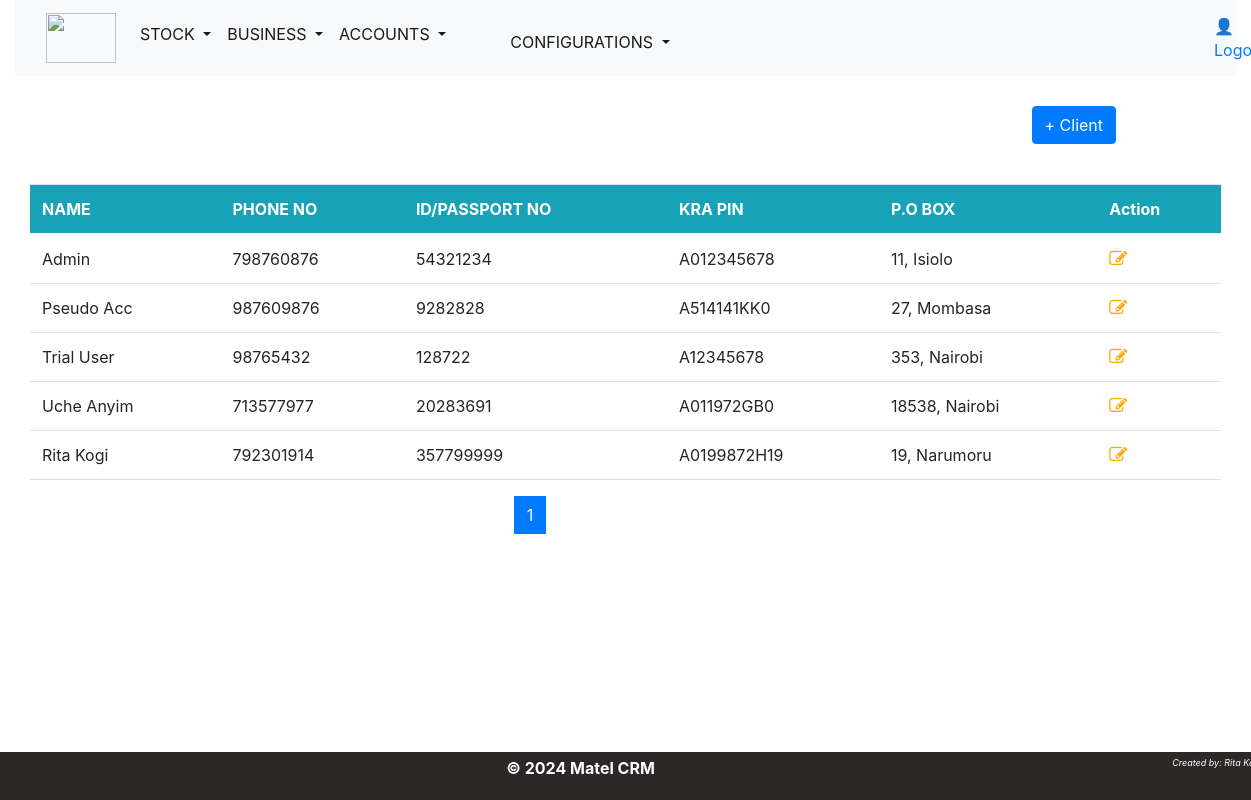
The page /prospectslist/ on the database its author committed.
### clients/models.py (models this page shows, shortened)
class Prospects(models.Model):
    name=models.CharField(max_length=150)
    phoneno=models.PositiveIntegerField(default=None)
    idno=models.PositiveIntegerField(default=None)
    krapin=models.CharField(max_length=150)
    pobox= models.CharField(max_length=150, default='NONE')

### clients/views.py (the view)
# urls.py: path('prospectslist/', views.prospects_list, name='prospectslist'),
def prospects_list(request):
    template= 'clients/prospects.html'
    prospectlists = Prospects.objects.all().order_by('-id')
    page=Paginator(prospectlists,7)
    page_list=request.GET.get('page')
    page = page.get_page(page_list)
    context={
        'page':page,
        }
    return render(request,template , context)

### clients/templates/clients/prospects.html (shortened to what this page needs)
{% extends 'base.html' %}
{% load crispy_forms_tags %}
{% block content %}
<div class="row my-4">
    <div class="row" style="margin-bottom: 1rem;">
        <div class="col-md-4">
        </div>
        <div class="col-md-6">
        </div>
            <div class="col-md-2">
                <div class="row" style="margin-top:0.35em;">
                    <a href="{% url 'clients:addprospect' %}">
                        <button type="submit" class="btn btn-primary" >+ Client</button>
                    </a>
                </div>
            </div>
    </div>
    </div>
    <div class="col-md-12">
        <table class="table bg-white">
            <thead class="bg-info text-white">
                <tr>
                    <th scope="col">NAME</th>
                    <th scope="col">PHONE NO</th>
                    <th scope="col">ID/PASSPORT NO</th>
                    <th scope="col">KRA PIN</th>
                    <th scope="col">P.O BOX</th>
                    <th scope="col">Action</th>
                </tr>
            </thead>
            <tbody>
                {% for n in page.object_list %}
                <tr>
                    <td>{{ n.name|capfirst }}</td>
                    <td>{{ n.phoneno}}</td>
                    <td>{{ n.idno }}</td>
                    <td>{{ n.krapin }}</td>
                    <td>{{ n.pobox }}</td>
                    <td><a href="{%url 'clients:updateprospect' n.id%}">
                        <span class="fa fa-edit" style="color: orange; font-size: large;"></span>
                    </a>&nbsp;</td>
                </tr>
                {% endfor %}
            </tbody>
        </table>
    </div>
    <div class="container">
        <div class="row my-6">
            <div class="col-md-4 offset-md-3">
                <nav aria-label="Page navigation example">
                    <ul class="pagination justify-content-center">
                      <li class="page-item">
                        {% for num_page in page.paginator.page_range %} <br>
                        {% if page.number == num_page %}
                        <li class="page-item active" aria-current="page">
                            <a class="page-link"  href="{% url 'clients:prospectslist' %}?page={{num_page}}">{{ num_page }}</a>
                        </li>
                        {% else %}
                        <li class="page-item" aria-current="page">
                            <a class="page-link"  href="{% url 'clients:prospectslist' %}?page={{num_page}}">{{ num_page }}</a>
                        </li>
                        {% endif %} <br>
                        {% endfor %}
                    </ul>
                  </nav>
            </div>
        </div>
       </div>
</div>
{% endblock %}

### assets/css/main.css (style rules this page uses)
body { font-family: "Helvetica", Sans-Serif; background-color: lavenderblush; color: #333; margin: 0; padding: 0; height: 80%; }
.container { width: 100%; margin: 0 auto; }
@media screen and (min-width: 901px) { body { font-size: 18px; } }

### assets/css/inventory.css (style rules this page uses)
body { margin: 0; font-family: 'Arial', sans-serif; background-image: url('/assets/images/background.jpg'); background-size: cover; background-position: fill; background-repeat: no-repeat; height: 100vh; }

### rows shown on the page
Prospects: name "Admin", phoneno "798760876", idno "54321234", krapin "A012345678", pobox "11, Isiolo"
Prospects: name "Pseudo Acc", phoneno "987609876", idno "9282828", krapin "A514141KK0", pobox "27, Mombasa"
Prospects: name "Trial User", phoneno "98765432", idno "128722", krapin "A12345678", pobox "353, Nairobi"
Prospects: name "Uche Anyim", phoneno "713577977", idno "20283691", krapin "A011972GB0", pobox "18538, Nairobi"
Prospects: name "Rita Kogi", phoneno "792301914", idno "357799999", krapin "A0199872H19", pobox "19, Narumoru"

### other values the page prints
{{ num_page }} "1"
